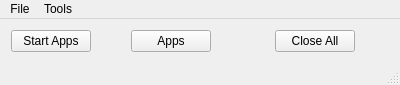
<?xml version="1.0" encoding="UTF-8"?>
<ui version="4.0">
 <class>MainWindow</class>
 <widget class="QMainWindow" name="MainWindow">
  <property name="geometry">
   <rect>
    <x>0</x>
    <y>0</y>
    <width>400</width>
    <height>83</height>
   </rect>
  </property>
  <property name="windowTitle">
   <string>Start Minos Apps</string>
  </property>
  <widget class="QWidget" name="centralWidget">
   <layout class="QHBoxLayout" name="horizontalLayout">
    <item>
     <widget class="QPushButton" name="startAppsButton">
      <property name="text">
       <string>Start Apps</string>
      </property>
     </widget>
    </item>
    <item>
     <spacer name="horizontalSpacer_2">
      <property name="orientation">
       <enum>Qt::Horizontal</enum>
      </property>
      <property name="sizeHint" stdset="0">
       <size>
        <width>40</width>
        <height>20</height>
       </size>
      </property>
     </spacer>
    </item>
    <item>
     <widget class="QPushButton" name="appsButton">
      <property name="text">
       <string>Apps</string>
      </property>
     </widget>
    </item>
    <item>
     <spacer name="horizontalSpacer">
      <property name="orientation">
       <enum>Qt::Horizontal</enum>
      </property>
      <property name="sizeHint" stdset="0">
       <size>
        <width>63</width>
        <height>20</height>
       </size>
      </property>
     </spacer>
    </item>
    <item>
     <widget class="QPushButton" name="closeButton">
      <property name="text">
       <string>Close All</string>
      </property>
     </widget>
    </item>
    <item>
     <spacer name="horizontalSpacer_3">
      <property name="orientation">
       <enum>Qt::Horizontal</enum>
      </property>
      <property name="sizeHint" stdset="0">
       <size>
        <width>40</width>
        <height>20</height>
       </size>
      </property>
     </spacer>
    </item>
   </layout>
  </widget>
  <widget class="QMenuBar" name="menuBar">
   <property name="geometry">
    <rect>
     <x>0</x>
     <y>0</y>
     <width>400</width>
     <height>21</height>
    </rect>
   </property>
   <widget class="QMenu" name="menuFile">
    <property name="title">
     <string>File</string>
    </property>
   </widget>
   <widget class="QMenu" name="menuTools">
    <property name="title">
     <string>Tools</string>
    </property>
   </widget>
   <addaction name="menuFile"/>
   <addaction name="menuTools"/>
  </widget>
  <widget class="QStatusBar" name="statusBar"/>
 </widget>
 <layoutdefault spacing="6" margin="11"/>
 <resources/>
 <connections/>
</ui>
